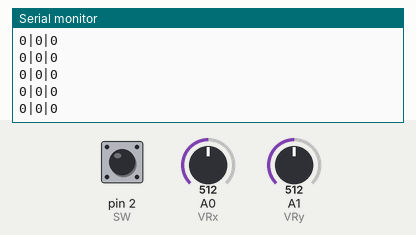
Simulated run of this sketch. Board: Arduino Uno, built with avr-gcc and run on an emulated ATmega328P. Shown: the last lines printed to the serial monitor. Inputs (shaded band) come from the test bench; at power-on: A0 (VRx) = 512, A1 (VRy) = 512, pin 2 (SW) HIGH.

Above: at 1.2 s.
1.3 s: A0 (VRx) set to 716
At 1.31 s:
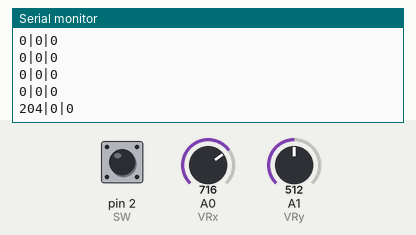
2.8 s: A1 (VRy) set to 716
At 2.82 s:
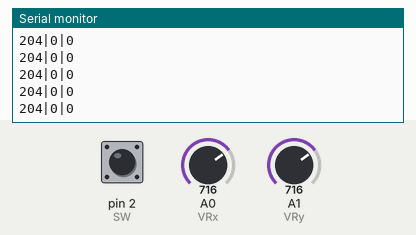
4.3 s: pin 2 (SW) pulled LOW for 0.15 s
At 4.34 s:
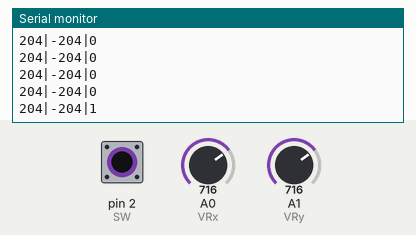
5.9 s: A0 (VRx) set to 900
At 5.95 s:
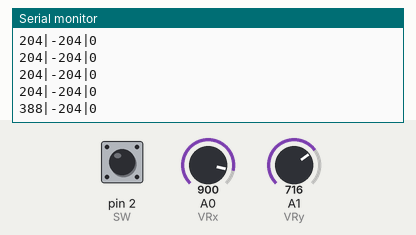
7.4 s: A0 (VRx) set to 511
At 7.46 s:
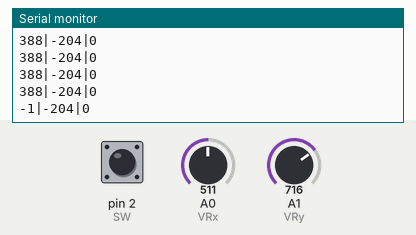
10.4 s: pin 2 (SW) pulled LOW for 1 s
At 10.48 s:
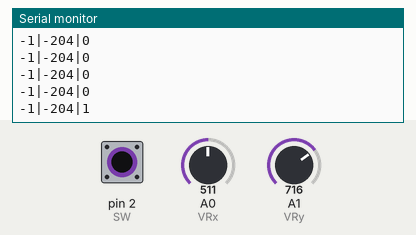
Timing chart, 0 to 13.4 s (numbered marks = the images above; inputs shaded):
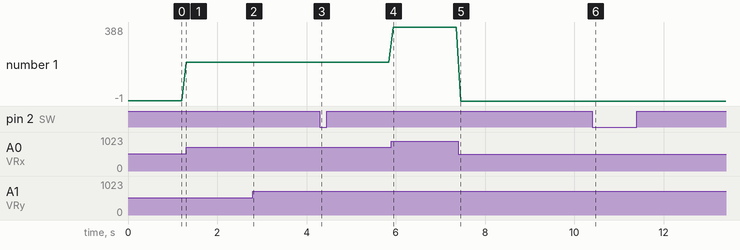

Measured:
- after the input at 1.3 s, the serial monitor: prints a new line at once (image 1)
- after the input at 4.3 s, the serial monitor: prints a new line at once (image 3)
- after the input at 5.9 s, the serial monitor: prints a new line at once (image 4)
- after the input at 7.4 s, the serial monitor: prints a new line after 0.06 s (image 5)
- after the input at 10.4 s, the serial monitor: prints a new line after 0.08 s (image 6)
- plotted number 1: 0 → 204 after the input at 1.3 s, 204 → 388 after the input at 5.9 s, 388 → -1 after the input at 7.4 s

The sketch:

arduino_multiplayer_game.ino
```cpp
int VRx = A0;
int VRy = A1;
int SW = 2;

int xPosition = 0;
int yPosition = 0;
int SW_state = 0;
int mapX = 0;
int mapY = 0;

void setup()
{
  Serial.begin(115200);

  pinMode(VRx, INPUT);
  pinMode(VRy, INPUT);
  pinMode(SW, INPUT_PULLUP);
}

void loop()
{
  //Ler a posição do analogo
  xPosition = analogRead(VRx);
  yPosition = analogRead(VRy);

  /*
  Serial.print(xPosition);
  Serial.print("||||");
  Serial.println(yPosition);
  */

  //detetar se o joystick esta a ser pressionado
  SW_state = !digitalRead(SW);
  //map e uma função do arduino que permite associar valores (neste caso lidos no analogo) para um determinado intervalo de valores.
  mapX = map(xPosition, 0, 1023, -512, 512);
  mapY = map(yPosition, 0, 1023, 512, -512);

  //assim conseguimos passar os valores do arduino para o python.
  Serial.println((String)mapX + "|" + (String)mapY + "|" + (String)SW_state);

  delay(100);
}
```
